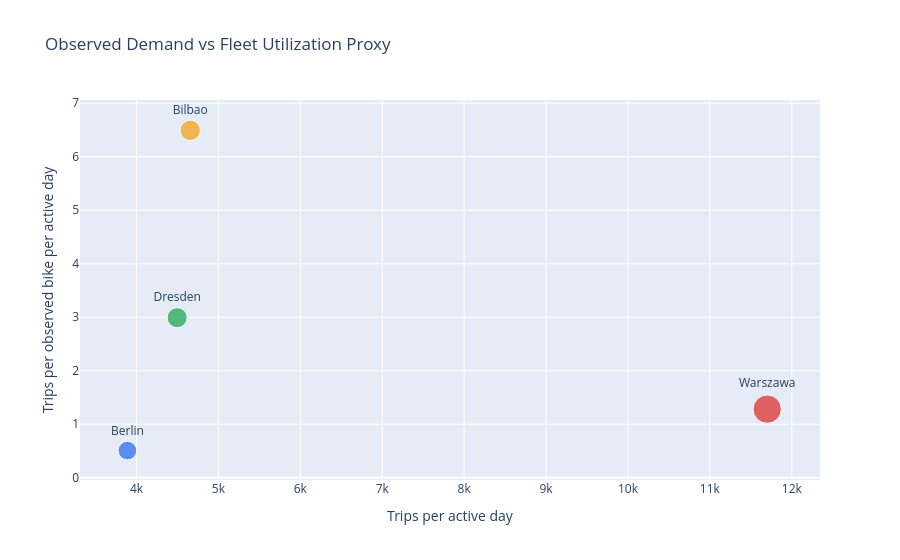

Source (notebook cell):
### Markdown cell above
## 11. Cross-city comparison

### Code cell
fig = px.scatter(kpis, x="trips_per_active_day", y="fleet_utilization_proxy", size="total_trips", color="city", text="city", color_discrete_map=CITY_COLORS, title="Observed Demand vs Fleet Utilization Proxy", labels={"trips_per_active_day": "Trips per active day", "fleet_utilization_proxy": "Trips per observed bike per active day"})
fig.update_traces(textposition="top center")
fig.update_layout(showlegend=False)
fig.show()

### Figure 1 — Plotly figure (JSON) as saved in the notebook; plotly's stock layout.template omitted (floating-point values rounded to 4 significant figures)
{"data": [{"hovertemplate": "city=%{text}<br>Trips per active day=%{x}<br>Trips per observed bike per active day=%{y}<br>total_trips=%{marker.size}<extra></extra>", "legendgroup": "Warszawa", "marker": {"color": "#DC2626", "size": [2784538], "sizemode": "area", "sizeref": 6961.0, "symbol": "circle"}, "mode": "markers+text", "name": "Warszawa", "orientation": "v", "showlegend": true, "text": ["Warszawa"], "textposition": "top center", "type": "scatter", "x": [11700.0], "xaxis": "x", "y": [1.282], "yaxis": "y"}, {"hovertemplate": "city=%{text}<br>Trips per active day=%{x}<br>Trips per observed bike per active day=%{y}<br>total_trips=%{marker.size}<extra></extra>", "legendgroup": "Bilbao", "marker": {"color": "#F59E0B", "size": [1438586], "sizemode": "area", "sizeref": 6961.0, "symbol": "circle"}, "mode": "markers+text", "name": "Bilbao", "orientation": "v", "showlegend": true, "text": ["Bilbao"], "textposition": "top center", "type": "scatter", "x": [4656.0], "xaxis": "x", "y": [6.493], "yaxis": "y"}, {"hovertemplate": "city=%{text}<br>Trips per active day=%{x}<br>Trips per observed bike per active day=%{y}<br>total_trips=%{marker.size}<extra></extra>", "legendgroup": "Dresden", "marker": {"color": "#16A34A", "size": [1403079], "sizemode": "area", "sizeref": 6961.0, "symbol": "circle"}, "mode": "markers+text", "name": "Dresden", "orientation": "v", "showlegend": true, "text": ["Dresden"], "textposition": "top center", "type": "scatter", "x": [4497.0], "xaxis": "x", "y": [2.992], "yaxis": "y"}, {"hovertemplate": "city=%{text}<br>Trips per active day=%{x}<br>Trips per observed bike per active day=%{y}<br>total_trips=%{marker.size}<extra></extra>", "legendgroup": "Berlin", "marker": {"color": "#2563EB", "size": [1213498], "sizemode": "area", "sizeref": 6961.0, "symbol": "circle"}, "mode": "markers+text", "name": "Berlin", "orientation": "v", "showlegend": true, "text": ["Berlin"], "textposition": "top center", "type": "scatter", "x": [3889.0], "xaxis": "x", "y": [0.5083], "yaxis": "y"}], "layout": {"legend": {"itemsizing": "constant", "title": {"text": "city"}, "tracegroupgap": 0}, "showlegend": false, "title": {"text": "Observed Demand vs Fleet Utilization Proxy"}, "xaxis": {"anchor": "y", "domain": [0.0, 1.0], "title": {"text": "Trips per active day"}}, "yaxis": {"anchor": "x", "domain": [0.0, 1.0], "title": {"text": "Trips per observed bike per active day"}}}}
